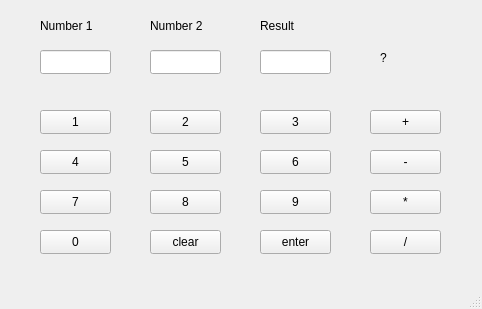
<?xml version="1.0" encoding="UTF-8"?>
<ui version="4.0">
 <class>MainWindow</class>
 <widget class="QMainWindow" name="MainWindow">
  <property name="geometry">
   <rect>
    <x>0</x>
    <y>0</y>
    <width>482</width>
    <height>309</height>
   </rect>
  </property>
  <property name="windowTitle">
   <string>MainWindow</string>
  </property>
  <widget class="QWidget" name="centralwidget">
   <widget class="QLabel" name="label">
    <property name="geometry">
     <rect>
      <x>40</x>
      <y>10</y>
      <width>61</width>
      <height>31</height>
     </rect>
    </property>
    <property name="text">
     <string>Number 1</string>
    </property>
   </widget>
   <widget class="QLabel" name="label_2">
    <property name="geometry">
     <rect>
      <x>150</x>
      <y>10</y>
      <width>61</width>
      <height>31</height>
     </rect>
    </property>
    <property name="text">
     <string>Number 2</string>
    </property>
   </widget>
   <widget class="QLabel" name="label_3">
    <property name="geometry">
     <rect>
      <x>260</x>
      <y>10</y>
      <width>61</width>
      <height>31</height>
     </rect>
    </property>
    <property name="text">
     <string>Result</string>
    </property>
   </widget>
   <widget class="QLineEdit" name="num1">
    <property name="geometry">
     <rect>
      <x>40</x>
      <y>50</y>
      <width>71</width>
      <height>24</height>
     </rect>
    </property>
   </widget>
   <widget class="QLineEdit" name="num2">
    <property name="geometry">
     <rect>
      <x>150</x>
      <y>50</y>
      <width>71</width>
      <height>24</height>
     </rect>
    </property>
   </widget>
   <widget class="QLineEdit" name="result">
    <property name="geometry">
     <rect>
      <x>260</x>
      <y>50</y>
      <width>71</width>
      <height>24</height>
     </rect>
    </property>
   </widget>
   <widget class="QPushButton" name="N1">
    <property name="geometry">
     <rect>
      <x>40</x>
      <y>110</y>
      <width>71</width>
      <height>24</height>
     </rect>
    </property>
    <property name="text">
     <string>1</string>
    </property>
   </widget>
   <widget class="QPushButton" name="N2">
    <property name="geometry">
     <rect>
      <x>150</x>
      <y>110</y>
      <width>71</width>
      <height>24</height>
     </rect>
    </property>
    <property name="text">
     <string>2</string>
    </property>
   </widget>
   <widget class="QPushButton" name="N3">
    <property name="geometry">
     <rect>
      <x>260</x>
      <y>110</y>
      <width>71</width>
      <height>24</height>
     </rect>
    </property>
    <property name="text">
     <string>3</string>
    </property>
   </widget>
   <widget class="QPushButton" name="N4">
    <property name="geometry">
     <rect>
      <x>40</x>
      <y>150</y>
      <width>71</width>
      <height>24</height>
     </rect>
    </property>
    <property name="text">
     <string>4</string>
    </property>
   </widget>
   <widget class="QPushButton" name="N5">
    <property name="geometry">
     <rect>
      <x>150</x>
      <y>150</y>
      <width>71</width>
      <height>24</height>
     </rect>
    </property>
    <property name="text">
     <string>5</string>
    </property>
   </widget>
   <widget class="QPushButton" name="N6">
    <property name="geometry">
     <rect>
      <x>260</x>
      <y>150</y>
      <width>71</width>
      <height>24</height>
     </rect>
    </property>
    <property name="text">
     <string>6</string>
    </property>
   </widget>
   <widget class="QPushButton" name="N7">
    <property name="geometry">
     <rect>
      <x>40</x>
      <y>190</y>
      <width>71</width>
      <height>24</height>
     </rect>
    </property>
    <property name="text">
     <string>7</string>
    </property>
   </widget>
   <widget class="QPushButton" name="N8">
    <property name="geometry">
     <rect>
      <x>150</x>
      <y>190</y>
      <width>71</width>
      <height>24</height>
     </rect>
    </property>
    <property name="text">
     <string>8</string>
    </property>
   </widget>
   <widget class="QPushButton" name="N9">
    <property name="geometry">
     <rect>
      <x>260</x>
      <y>190</y>
      <width>71</width>
      <height>24</height>
     </rect>
    </property>
    <property name="text">
     <string>9</string>
    </property>
   </widget>
   <widget class="QPushButton" name="N0">
    <property name="geometry">
     <rect>
      <x>40</x>
      <y>230</y>
      <width>71</width>
      <height>24</height>
     </rect>
    </property>
    <property name="text">
     <string>0</string>
    </property>
   </widget>
   <widget class="QPushButton" name="clear">
    <property name="geometry">
     <rect>
      <x>150</x>
      <y>230</y>
      <width>71</width>
      <height>24</height>
     </rect>
    </property>
    <property name="text">
     <string>clear</string>
    </property>
   </widget>
   <widget class="QPushButton" name="enter">
    <property name="geometry">
     <rect>
      <x>260</x>
      <y>230</y>
      <width>71</width>
      <height>24</height>
     </rect>
    </property>
    <property name="text">
     <string>enter</string>
    </property>
   </widget>
   <widget class="QPushButton" name="sum">
    <property name="geometry">
     <rect>
      <x>370</x>
      <y>110</y>
      <width>71</width>
      <height>24</height>
     </rect>
    </property>
    <property name="text">
     <string>+</string>
    </property>
   </widget>
   <widget class="QPushButton" name="sub">
    <property name="geometry">
     <rect>
      <x>370</x>
      <y>150</y>
      <width>71</width>
      <height>24</height>
     </rect>
    </property>
    <property name="text">
     <string>-</string>
    </property>
   </widget>
   <widget class="QPushButton" name="mul">
    <property name="geometry">
     <rect>
      <x>370</x>
      <y>190</y>
      <width>71</width>
      <height>24</height>
     </rect>
    </property>
    <property name="text">
     <string>*</string>
    </property>
   </widget>
   <widget class="QPushButton" name="div">
    <property name="geometry">
     <rect>
      <x>370</x>
      <y>230</y>
      <width>71</width>
      <height>24</height>
     </rect>
    </property>
    <property name="text">
     <string>/</string>
    </property>
   </widget>
   <widget class="QLabel" name="operation">
    <property name="geometry">
     <rect>
      <x>380</x>
      <y>50</y>
      <width>49</width>
      <height>16</height>
     </rect>
    </property>
    <property name="text">
     <string>?</string>
    </property>
   </widget>
  </widget>
  <widget class="QMenuBar" name="menubar">
   <property name="geometry">
    <rect>
     <x>0</x>
     <y>0</y>
     <width>482</width>
     <height>21</height>
    </rect>
   </property>
  </widget>
  <widget class="QStatusBar" name="statusbar"/>
 </widget>
 <resources/>
 <connections/>
</ui>
